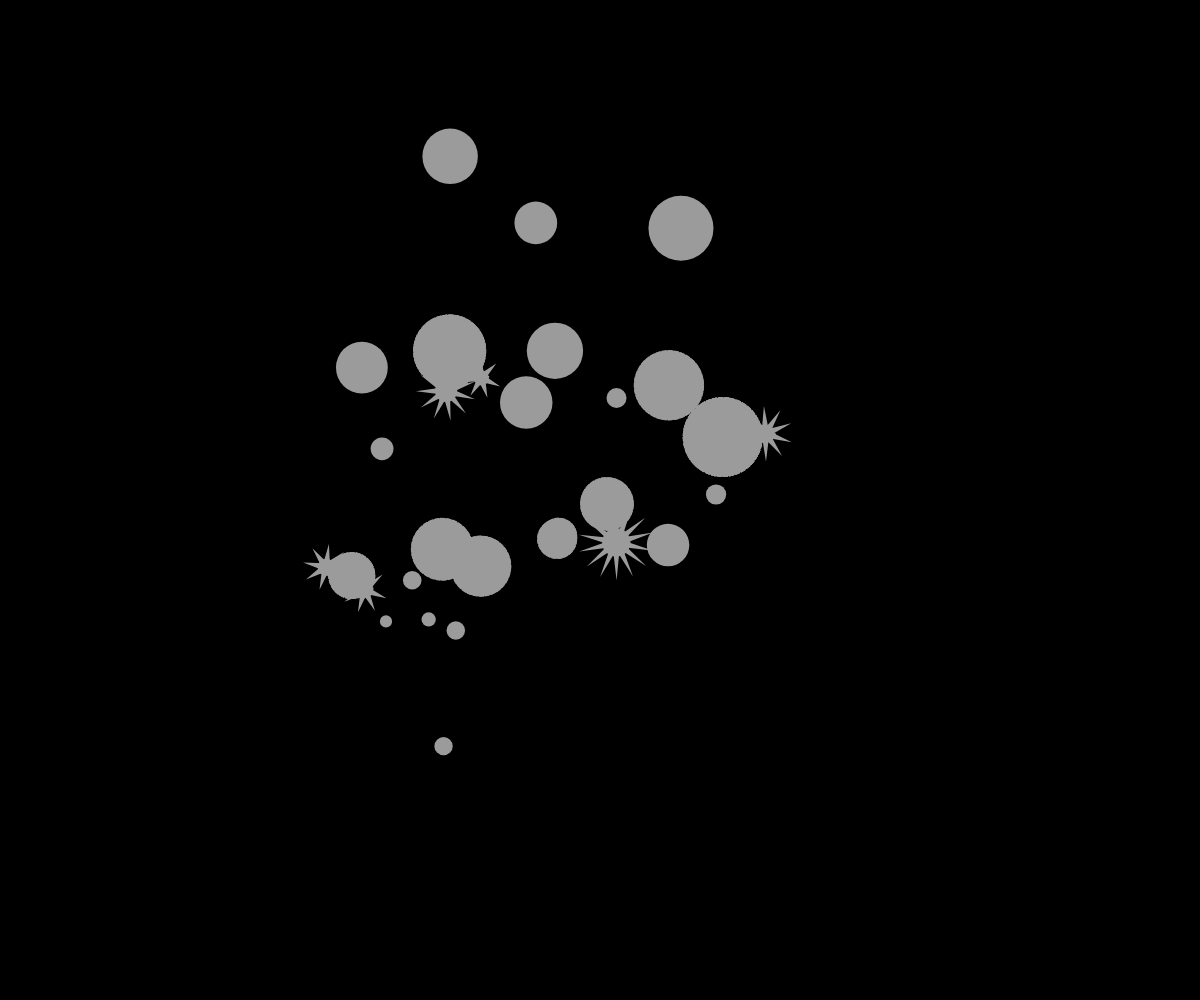
Frame 1 (no input)
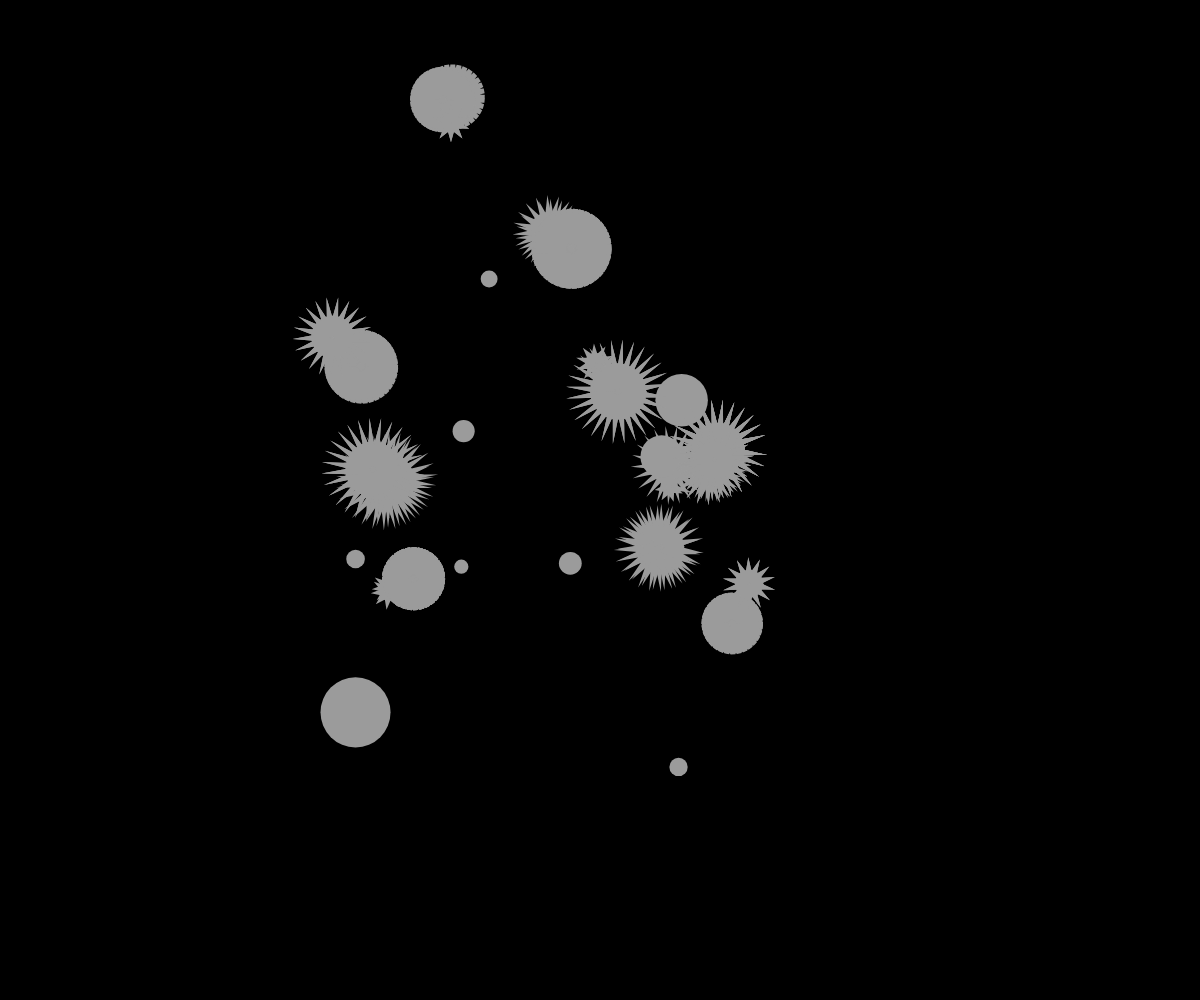
Frame 60 (no input)
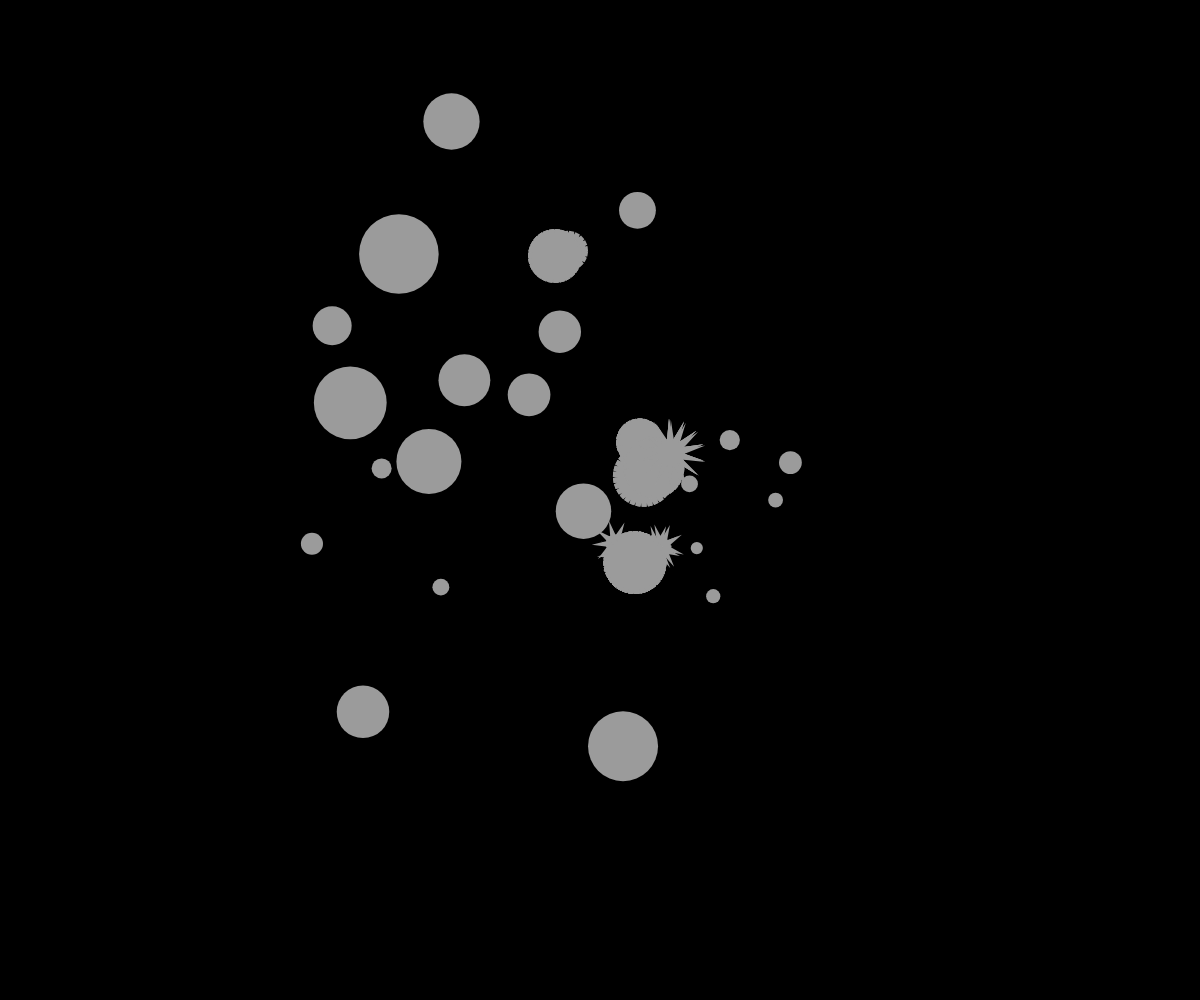
Frame 120 (the mouse pressed at the canvas centre since frame 60)

The p5.js sketch that drew these frames (run headless with seeded random() and noise() and a simulated clock; from frame 60 on, the mouse is pressed at the canvas centre):

// p5.js sketch
// ── sketch.js

var position;
var n_walker = 30;
var sfere = [];


function setup() {
  createCanvas(windowWidth, windowHeight);
  for (var i = 0; i < n_walker; i++) {
    sfere[i] = new Walker(random(width),random(height));
  }
  noStroke();
}


function draw() {
  background(0);
  for (var i = 0; i < sfere.length; i++) {
    sfere[i].move();
    sfere[i].display();

    //quando i e j si intersecano faccio cambiare forma e stroke alla sfera
    for (var j = 0; j < sfere.length; j++) {
      if (i != j && sfere[i].scontro(sfere[j])) {
        sfere[i].modificaStroke();
        sfere[i].modificaShape();
        sfere[j].modificaStroke();
        sfere[j].modificaShape();
      }
    }
  }
}



function Walker(x, y) {
 
  this.position = createVector(100, 100);
  this.position.x = x
  this.position.y = y
  this.r = random(5,40) //raggio
  this.col = color(155); //colore che hanno le sfere
  this.shape = ellipse(this.position.x, this.position.y, this.r * 2, this.r * 2) //la forma che hanno le sfere prima dello scontro
  this.t = random(10); //variabile che mi servirà per modificale la loro posizione
  this.t_increment = random(5);



////////////////////
/////Trasforma/////
////////////////// 
  this.modificaShape = function() {
    this.shape= star(this.position.x, this.position.y, this.r, this.r, this.r);
    fill(random(255));
    this.t+= 0.001; //quando si scontrano aumenta anche la velocità
  }

////////////////////
/////Scontro///////
//////////////////
  this.scontro = function(other) {
    this.d = dist(this.position.x, this.position.y, other.position.x, other.position.y);

    if (this.d < this.r + other.r) {
      return true;
    } else {
      return false;
    }
  }
  
////////////////////
/////Stroke////////
//////////////////
  this.modificaStroke = function() {
      noFill();
      stroke(this.col)
      strokeWeight(5);
  }

////////////////////
/////Dispaly///////
//////////////////  
  this.display = function() {
    noStroke()
    fill(this.col)
    ellipse(this.position.x, this.position.y, this.r * 2, this.r * 2)
  }


////////////////////
/////Move//////////
//////////////////
  this.move = function() {
    this.position.x = noise(this.t + this.t_increment) * width;
    this.position.y = noise(this.t + this.t_increment + 20) * height;
    this.t += 0.01;

  }
  
 function star(x, y, radius1, radius2, npoints) {
    let angle = TWO_PI / npoints;
    let halfAngle = angle / 2.0;
    beginShape();
    for (let a = 0; a < TWO_PI; a += angle) {
      let sx = x + cos(a) * radius2 * noise(0.01 * frameCount + 500);
      let sy = y + sin(a) * radius2 * noise(0.01 * frameCount + 500);
      vertex(sx, sy);
      sx = x + cos(a + halfAngle) * radius1;
      sy = y + sin(a + halfAngle) * radius1;
      vertex(sx, sy);
    }
    endShape(CLOSE);
  }
}
